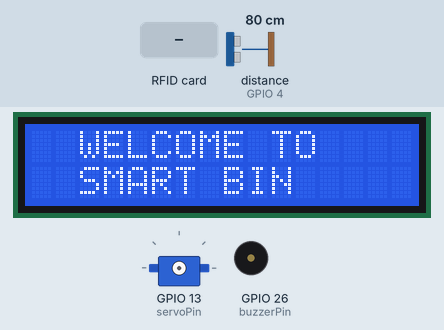
A sketch run on a simulated ESP32. Parts: 16×2 character LCD, servo, buzzer (waves = sounding, pin HIGH). Wiring (inferred from the names in the program): ultrasonic range finder: trigger GPIO 2; echo GPIO 4; IR receiver: data GPIO 34. The inputs (shaded band) are chosen by the test bench; at power-on: distance to the obstacle (sensor on GPIO 4) 80 cm. The echo pulse lasts 58.3 µs per cm; WiFi joins after 1.5 s; servers stay silent unless stated; pins used as bus, display or sensor lines are not drawn; what the sketch prints to the serial monitor is not drawn.

Above: at 2.0 s.
At 5.1 s:
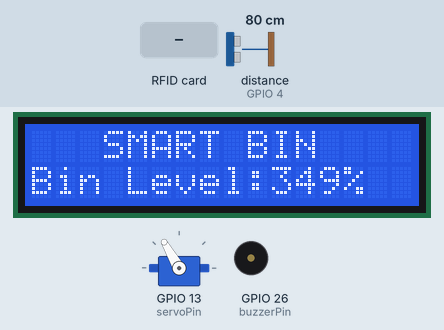
5.2 s: distance to the obstacle (sensor on GPIO 4) set to 5 cm
At 6.6 s:
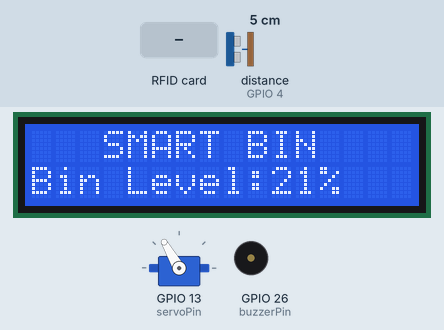
7.6 s: distance to the obstacle (sensor on GPIO 4) set to 2 cm
At 9.4 s:
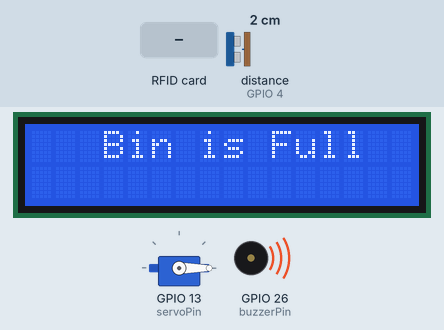
9.7 s: RFID card 03 82 15 2F held to the reader
At 10.6 s:
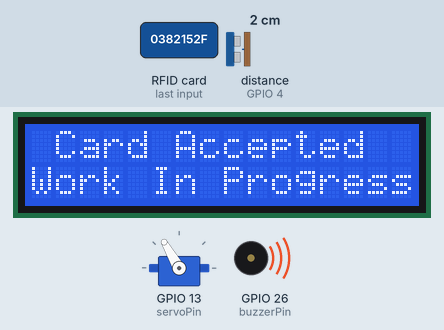
Timing chart, 0 to 12.7 s (numbered marks = the images above; inputs shaded):
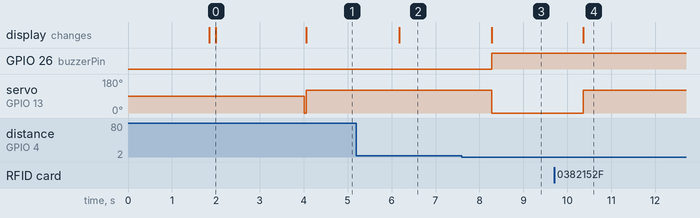

Measured:
- the behaviour switches between 4 and 3 cm on distance to the obstacle (sensor on GPIO 4) (found by bisection; images 2 and 3)
- after the input at 5.2 s, the display: changes after 0.97 s (image 2)
- after the input at 7.6 s, GPIO 26 (buzzerPin): LOW → HIGH after 0.67 s; servo on GPIO 13 (servoPin): 120° → 0° after 0.68 s; the display: changes after 0.68 s (image 3)
- after the input at 9.7 s, servo on GPIO 13 (servoPin): 0° → 120° after 0.66 s; the display: changes after 0.66 s (image 4)
- what the display in image 0 shows lasts 2.1 s, from 2.0 s to 4.1 s

The sketch:

P-1.ino
```cpp
#include <Servo.h>
#include <Wire.h>
#include <LiquidCrystal_I2C.h>
#include <MFRC522.h>
#include <SPI.h>
#include <WiFi.h>
#include <WiFiClient.h>
#include <BlynkSimpleEsp32.h>

#define SS_PIN 5
#define RST_PIN 0

MFRC522 mfrc522(SS_PIN, RST_PIN);

char auth[]="J_pUhP89E_us4d3rTyuH1gvd4x0MInBm";
char ssid[]="M";
char pass[]="12345678";
const int buzzerPin = 26;

// Define the LCD module parameters
const int lcdColumns = 16;  // Number of columns in the LCD display
const int lcdRows = 2;      // Number of rows in the LCD display

// Initialize the LCD module with its I2C address
LiquidCrystal_I2C lcd(0x27, lcdColumns, lcdRows);

// Pin configuration for IR sensor
const int irSensorPin = 34;

// Pin configuration for servo motor
const int servoPin = 13;

// Pin configuration for ultrasonic sensor
const int trigPin = 2;
const int echoPin = 4;
String c1="0382152f";
String c2="8becd322";
String c3="2195bf26";
String c4="aa60d984";
String cardUID="";
String test="";

// Servo motor object
Servo servo;

// Threshold for lid opening/closing
const int Threshold = 3000;

void setup() {
  Serial.begin(115200);
 // Initialize serial communication

  SPI.begin();
  Blynk.begin(auth,ssid,pass);      // Initialize SPI bus
  mfrc522.PCD_Init();
  mfrc522.PCD_SetAntennaGain(mfrc522.RxGain_max);
  mfrc522.PCD_DumpVersionToSerial(); // Initialize MFRC522 card

  // Initialize serial communication
  pinMode(buzzerPin, OUTPUT);
  lcd.begin(lcdColumns, lcdRows);
  lcd.init();

  // Turn on the backlight (if available)
  lcd.backlight();

  // Display a welcome message
  lcd.setCursor(2, 0);
  lcd.print("WELCOME TO");
  lcd.setCursor(2, 1);
  lcd.print("SMART BIN");
  delay(2000);

  // IR sensor pin setup
  pinMode(irSensorPin, INPUT);

  // Servo motor pin setup
  servo.attach(servoPin);
  Blynk.virtualWrite(V0,0);
  servo.write(0); // Close the lid initially

  // Ultrasonic sensor pin setup
  pinMode(trigPin, OUTPUT);
  pinMode(echoPin, INPUT);
}

void loop() {
  Blynk.run();
  int sensorValue = digitalRead(irSensorPin);
  Serial.println(sensorValue);
  float distance = measureDistance();
  Serial.println(distance);
  Blynk.virtualWrite(V2,distance);//Distance
  distance=(distance/22.7)*100;
  Blynk.virtualWrite(V1,distance);//Bin Level
  if (mfrc522.PICC_IsNewCardPresent() && mfrc522.PICC_ReadCardSerial()) {
    String cardUID="";
    for (byte i = 0; i < mfrc522.uid.size; i++) {
      cardUID += String(mfrc522.uid.uidByte[i] < 0x10 ? "0" : "");
      cardUID += String(mfrc522.uid.uidByte[i], HEX);
    }
    if(c1.equals(cardUID) || c2.equals(cardUID) || c3.equals(cardUID) || c4.equals(cardUID)){
      Blynk.virtualWrite(V4,"Card Accepted");//RFID
      lcd.setCursor(1, 0);
      lcd.print("Card Accepted");
      lcd.setCursor(0,1);
      lcd.print("Work In Progress");
      openLid();
      RFIDreader(cardUID);
      Blynk.virtualWrite(V4,"Work Completed");//RFID
  }
  Serial.println(cardUID);
  mfrc522.PICC_HaltA();
  mfrc522.PCD_StopCrypto1();
  }


  lcd.clear();
  lcd.setCursor(3, 0);
  lcd.print("SMART BIN");
  if(distance<15 && distance!=0){
    Blynk.virtualWrite(V6,"BIN IS FULL");//BIN EMPTY STATUS
    Blynk.virtualWrite(V7,"BIN IS FULL");//BIN FULL STATUS
  lcd.setCursor(3, 0);
  lcd.print("Bin is Full");
  }
  else{
    String Data="BIN LEVEL:";
    Data+=int(distance);
    Data+="% IS EMPTY";
    Blynk.virtualWrite(V6,Data);
    String Data1="BIN LEVEL:";
    Data1+=100-int(distance);
    Data1+="% IS FULL";
    Blynk.virtualWrite(V7,Data1);
  lcd.setCursor(0, 1);
  lcd.print("Bin Level:");
  lcd.setCursor(10, 1);
  lcd.print(int(distance));
  lcd.print("%");
  digitalWrite(buzzerPin, LOW);
  }

  if (sensorValue ==1 && distance>15) {
    openLid();
  }else if(sensorValue ==1 && distance<15) {
    Blynk.virtualWrite(V3,HIGH);//BUZZER
    digitalWrite(buzzerPin, HIGH);
    closeLid();
  }
  if(sensorValue ==0){
    Blynk.virtualWrite(V3,LOW);
    digitalWrite(buzzerPin, LOW);
    closeLid();
  }
  // Measure bin level using ultrasonic sensor

  // Perform actions based on bin level
}

void openLid() {
  Blynk.virtualWrite(V5,"BIN IS OPENED");
  Serial.println("Opening the lid...");
  Blynk.virtualWrite(V0,120);
  servo.write(120);
  delay(1000); // Open the lid // Delay for the lid to fully open
}

void closeLid() {
  Blynk.virtualWrite(V5,"BIN IS CLOSED");
  Serial.println("Closing the lid...");
  Blynk.virtualWrite(V0,0);
  servo.write(0); // Close the lid
  delay(1000); // Delay for the lid to fully close
}

float measureDistance() {
  digitalWrite(trigPin, LOW);
  delayMicroseconds(2);

  digitalWrite(trigPin, HIGH);
  delayMicroseconds(10);
  digitalWrite(trigPin, LOW);

  long duration = pulseIn(echoPin, HIGH);
  float distance = duration * 0.034 / 2;

  return distance;
}
void RFIDreader(String c){
  test="";
  while(1){
  if (mfrc522.PICC_IsNewCardPresent() && mfrc522.PICC_ReadCardSerial()) {
    String test="";
    for (byte i = 0; i < mfrc522.uid.size; i++) {
      test += String(mfrc522.uid.uidByte[i] < 0x10 ? "0" : "");
      test += String(mfrc522.uid.uidByte[i], HEX);
    }
    if(c.equals(test))
    {
      break;
    }
    mfrc522.PICC_HaltA();
  mfrc522.PCD_StopCrypto1();
  }
  }
}
```
